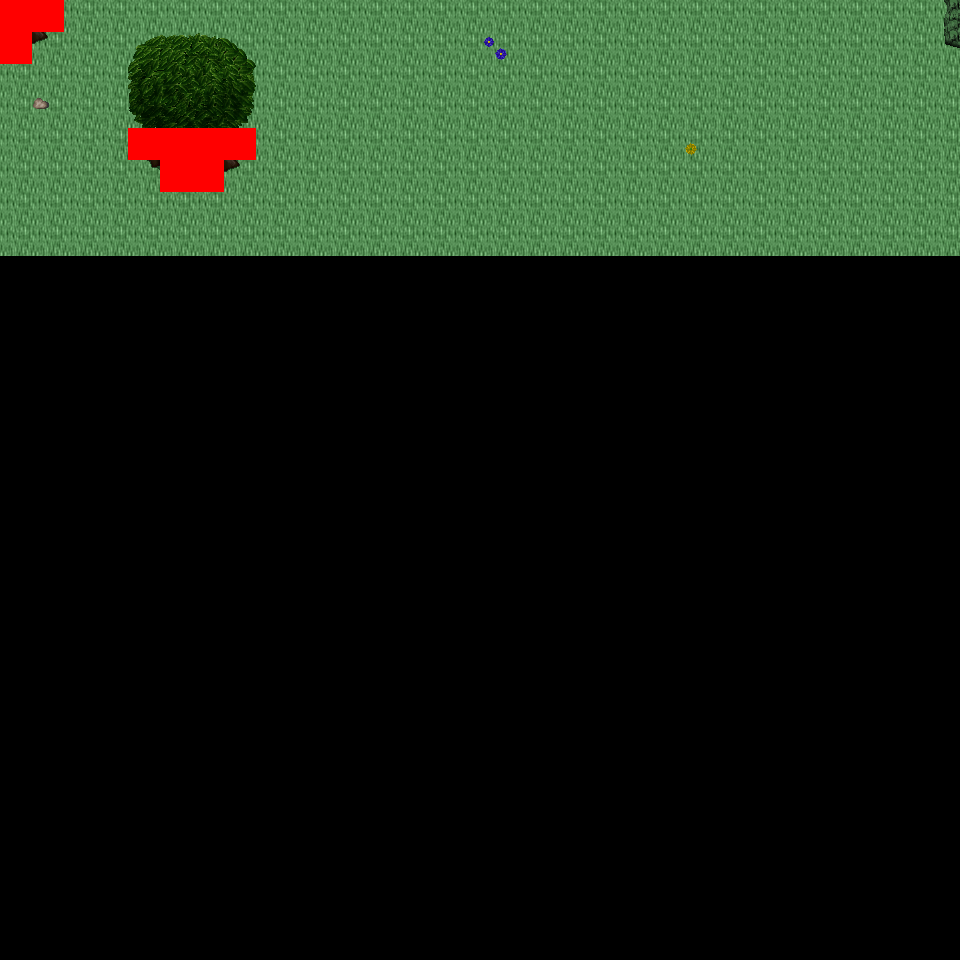

Tiled map render using the project's own tile images. Description and the map definition, with tile-layer contents summarised, below:
An orthogonal 30x30 tile map with 32x32 px tiles, 6 tile layers (Ground, Object, Object2, Above, ...), 33 tilesets and 3 objects (3x mapExit).

<map version="1.0" orientation="orthogonal" renderorder="right-down" width="30" height="30" tilewidth="32" tileheight="32" nextobjectid="4">
  <tileset firstgid="1" name="tileset_logic_collision" tilewidth="32" tileheight="32" tilecount="1" columns="1">
    <image source="../drawable/tileset_logic_collision.png" width="32" height="32" />
  </tileset>
  <tileset firstgid="2" name="tileset_ground_ground" tilewidth="32" tileheight="32" tilecount="33" columns="3">
    <image source="../drawable/tileset_ground_ground.png" width="96" height="352" />
  </tileset>
  <tileset firstgid="35" name="tileset_building_house_3" tilewidth="32" tileheight="32" tilecount="48" columns="6">
    <image source="../drawable/tileset_building_house_3.png" width="192" height="256" />
  </tileset>
  <tileset firstgid="83" name="tileset_building_house_chalet" tilewidth="32" tileheight="32" tilecount="56" columns="7">
    <image source="../drawable/tileset_building_house_chalet.png" width="224" height="256" />
  </tileset>
  <tileset firstgid="139" name="tileset_terrain_grassland" tilewidth="32" tileheight="32" tilecount="88" columns="8">
    <image source="../drawable/tileset_terrain_grassland.png" width="256" height="352" />
  </tileset>
  <tileset firstgid="227" name="tileset_ground_grass_edges" tilewidth="32" tileheight="32" tilecount="36" columns="12">
    <image source="../drawable/tileset_ground_grass_edges.png" width="384" height="96" />
  </tileset>
  <tileset firstgid="263" name="tileset_ground_grass_corners" tilewidth="32" tileheight="32" tilecount="24" columns="6">
    <image source="../drawable/tileset_ground_grass_corners.png" width="192" height="128" />
  </tileset>
  <tileset firstgid="287" name="tileset_ground_grass_2" tilewidth="32" tileheight="32" tilecount="21" columns="3">
    <image source="../drawable/tileset_ground_grass_2.png" width="96" height="224" />
  </tileset>
  <tileset firstgid="308" name="tileset_plant_tree_fall_trees" tilewidth="32" tileheight="32" tilecount="40" columns="8">
    <image source="../drawable/tileset_plant_tree_fall_trees.png" width="256" height="160" />
  </tileset>
  <tileset firstgid="348" name="tileset_plant_tree_pine_tree" tilewidth="32" tileheight="32" tilecount="20" columns="4">
    <image source="../drawable/tileset_plant_tree_pine_tree.png" width="128" height="160" />
  </tileset>
  <tileset firstgid="368" name="tileset_plant_tree_pine_tree_1" tilewidth="32" tileheight="32" tilecount="20" columns="4">
    <image source="../drawable/tileset_plant_tree_pine_tree_1.png" width="128" height="160" />
  </tileset>
  <tileset firstgid="388" name="tileset_plant_tree_tree_darkgreen" tilewidth="32" tileheight="32" tilecount="88" columns="8">
    <image source="../drawable/tileset_plant_tree_tree_darkgreen.png" width="256" height="352" />
  </tileset>
  <tileset firstgid="476" name="tileset_plant_tree_evergreen" tilewidth="32" tileheight="32" tilecount="36" columns="3">
    <image source="../drawable/tileset_plant_tree_evergreen.png" width="96" height="384" />
  </tileset>
  <tileset firstgid="512" name="tileset_plant_tree_dead_tree_3" tilewidth="32" tileheight="32" tilecount="16" columns="4">
    <image source="../drawable/tileset_plant_tree_dead_tree_3.png" width="128" height="128" />
  </tileset>
  <tileset firstgid="528" name="tileset_plant_stump_hollow_logs" tilewidth="32" tileheight="32" tilecount="6" columns="3">
    <image source="../drawable/tileset_plant_stump_hollow_logs.png" width="96" height="64" />
  </tileset>
  <tileset firstgid="534" name="tileset_plant_stump_stump_purple" tilewidth="32" tileheight="32" tilecount="4" columns="2">
    <image source="../drawable/tileset_plant_stump_stump_purple.png" width="64" height="64" />
  </tileset>
  <tileset firstgid="538" name="tileset_plant_leaves" tilewidth="32" tileheight="32" tilecount="8" columns="4">
    <image source="../drawable/tileset_plant_leaves.png" width="128" height="64" />
  </tileset>
  <tileset firstgid="546" name="tileset_building_door_brown_door" tilewidth="32" tileheight="32" tilecount="3" columns="1">
    <image source="../drawable/tileset_building_door_brown_door.png" width="32" height="96" />
  </tileset>
  <tileset firstgid="549" name="tileset_item_pot_barrel_with_flower" tilewidth="32" tileheight="32" tilecount="2" columns="2">
    <image source="../drawable/tileset_item_pot_barrel_with_flower.png" width="64" height="32" />
  </tileset>
  <tileset firstgid="551" name="tileset_ground_rock_pebbles" tilewidth="32" tileheight="32" tilecount="3" columns="1">
    <image source="../drawable/tileset_ground_rock_pebbles.png" width="32" height="96" />
  </tileset>
  <tileset firstgid="554" name="tileset_plant_mushroom3" tilewidth="32" tileheight="32" tilecount="2" columns="2">
    <image source="../drawable/tileset_plant_mushroom3.png" width="64" height="32" />
  </tileset>
  <tileset firstgid="556" name="tileset_plant_bush_large_green" tilewidth="32" tileheight="32" tilecount="9" columns="3">
    <image source="../drawable/tileset_plant_bush_large_green.png" width="96" height="96" />
  </tileset>
  <tileset firstgid="565" name="tileset_plant_flower_daisy_blue" tilewidth="32" tileheight="32" tilecount="8" columns="2">
    <image source="../drawable/tileset_plant_flower_daisy_blue.png" width="64" height="128" />
  </tileset>
  <tileset firstgid="573" name="tileset_plant_flower_daisy_red" tilewidth="32" tileheight="32" tilecount="8" columns="2">
    <image source="../drawable/tileset_plant_flower_daisy_red.png" width="64" height="128" />
  </tileset>
  <tileset firstgid="581" name="tileset_plant_flower_daisy_white" tilewidth="32" tileheight="32" tilecount="8" columns="2">
    <image source="../drawable/tileset_plant_flower_daisy_white.png" width="64" height="128" />
  </tileset>
  <tileset firstgid="589" name="tileset_plant_flower_daisy_yellow" tilewidth="32" tileheight="32" tilecount="8" columns="2">
    <image source="../drawable/tileset_plant_flower_daisy_yellow.png" width="64" height="128" />
  </tileset>
  <tileset firstgid="597" name="tileset_plant_flower_stone_edge_beds" tilewidth="32" tileheight="32" tilecount="24" columns="8">
    <image source="../drawable/tileset_plant_flower_stone_edge_beds.png" width="256" height="96" />
  </tileset>
  <tileset firstgid="621" name="tileset_logic_creature_human_evil" tilewidth="32" tileheight="32" tilecount="16" columns="8">
    <image source="../drawable/tileset_logic_creature_human_evil.png" width="256" height="64" />
  </tileset>
  <tileset firstgid="637" name="tileset_logic_creature_animal" tilewidth="32" tileheight="32" tilecount="32" columns="8">
    <image source="../drawable/tileset_logic_creature_animal.png" width="256" height="128" />
  </tileset>
  <tileset firstgid="669" name="tileset_ground_tall_grass" tilewidth="32" tileheight="32" tilecount="15" columns="5">
    <image source="../drawable/tileset_ground_tall_grass.png" width="160" height="96" />
  </tileset>
  <tileset firstgid="684" name="tileset_logic_creature_reptile" tilewidth="32" tileheight="32" tilecount="7" columns="7">
    <image source="../drawable/tileset_logic_creature_reptile.png" width="224" height="32" />
  </tileset>
  <tileset firstgid="691" name="tileset_logic_creature_fowl" tilewidth="32" tileheight="32" tilecount="6" columns="6">
    <image source="../drawable/tileset_logic_creature_fowl.png" width="192" height="32" />
  </tileset>
  <tileset firstgid="697" name="tileset_object_stone_well" tilewidth="32" tileheight="32" tilecount="6" columns="2">
    <image source="../drawable/tileset_object_stone_well.png" width="64" height="96" />
  </tileset>
  <layer name="Ground" width="30" height="30">
    <data>[900 cells, 240 non-empty, 1 distinct tile ids]</data>
  </layer>
  <layer name="Object" width="30" height="30">
    <data>[900 cells, 3 non-empty, 3 distinct tile ids]</data>
  </layer>
  <layer name="Object2" width="30" height="30">
    <data>[900 cells, 14 non-empty, 10 distinct tile ids]</data>
  </layer>
  <layer name="Above" width="30" height="30">
    <data>[900 cells, 12 non-empty, 12 distinct tile ids]</data>
  </layer>
  <layer name="Above2" width="30" height="30">
    <data>[900 cells, 0 non-empty, 0 distinct tile ids]</data>
  </layer>
  <layer name="Walkable" width="30" height="30">
    <data>[900 cells, 9 non-empty, 1 distinct tile ids]</data>
  </layer>
  <objectgroup name="MapEvents">
    <object id="1" name="north" type="mapExit" x="64" y="0" width="896" height="32">
      <properties>
        <property name="map" value="level_0_x18_y11" />
        <property name="x" value="2" />
        <property name="y" value="28" />
      </properties>
    </object>
    <object id="2" name="west" type="mapExit" x="0" y="64" width="32" height="896">
      <properties>
        <property name="map" value="level_0_x17_y12" />
        <property name="x" value="28" />
        <property name="y" value="2" />
      </properties>
    </object>
    <object id="3" name="east" type="mapExit" x="928" y="0" width="32" height="960">
      <properties>
        <property name="map" value="level_0_x19_y12" />
        <property name="x" value="1" />
        <property name="y" value="0" />
      </properties>
    </object>
  </objectgroup>
</map>
